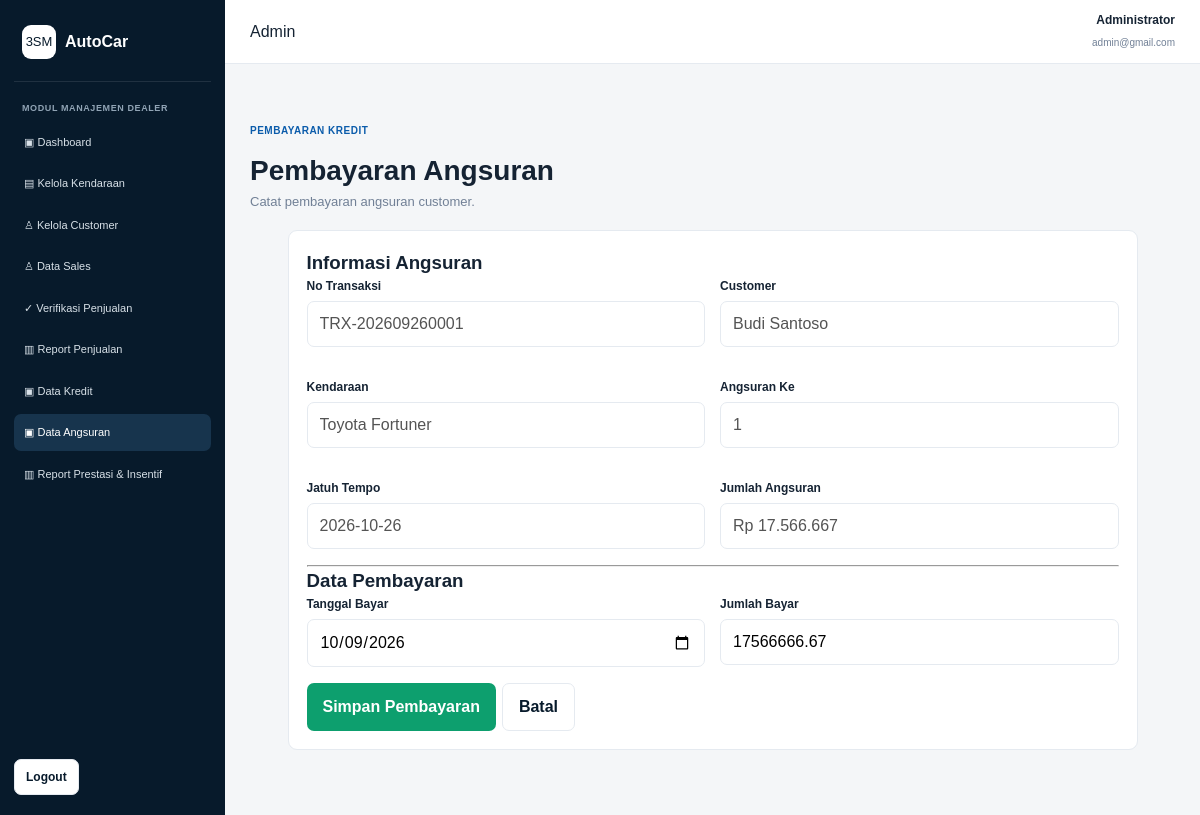
The page /admin/bayar_angsuran.php?id=1 (signed in) on the database its author committed.
### tables this page shows
CREATE TABLE angsuran (
    id_angsuran INT AUTO_INCREMENT PRIMARY KEY,
    id_kredit INT NOT NULL,
    angsuran_ke INT NOT NULL,
    jatuh_tempo DATE NOT NULL,
    jumlah_angsuran DECIMAL(15,2) NOT NULL DEFAULT 0,
    jumlah_bayar DECIMAL(15,2) NOT NULL DEFAULT 0,
    tanggal_bayar DATE DEFAULT NULL,
    status ENUM('Belum Bayar','Lunas') NOT NULL DEFAULT 'Belum Bayar',
    created_at TIMESTAMP DEFAULT CURRENT_TIMESTAMP,
    CONSTRAINT fk_angsuran_kredit
        FOREIGN KEY (id_kredit) REFERENCES kredit(id_kredit)
        ON UPDATE CASCADE ON DELETE CASCADE,
    UNIQUE KEY uq_angsuran_kredit_ke (id_kredit, angsuran_ke)
);

CREATE TABLE penjualan (
    id_penjualan INT AUTO_INCREMENT PRIMARY KEY,
    no_transaksi VARCHAR(50) NOT NULL UNIQUE,
    id_customer INT NOT NULL,
    id_sales INT NOT NULL,
    id_kendaraan INT NOT NULL,
    harga DECIMAL(15,2) NOT NULL DEFAULT 0,
    tanggal DATE NOT NULL,
    metode_pembayaran ENUM('Cash','Transfer','Kredit') NOT NULL,
    status ENUM('Menunggu Verifikasi','Selesai','Ditolak') NOT NULL DEFAULT 'Menunggu Verifikasi',
    dp DECIMAL(15,2) NOT NULL DEFAULT 0,
    tenor INT NOT NULL DEFAULT 0,
    bunga_tahunan DECIMAL(5,2) NOT NULL DEFAULT 0,
    pokok_pinjaman DECIMAL(15,2) NOT NULL DEFAULT 0,
    total_bunga DECIMAL(15,2) NOT NULL DEFAULT 0,
    total_kredit DECIMAL(15,2) NOT NULL DEFAULT 0,
    angsuran_per_bulan DECIMAL(15,2) NOT NULL DEFAULT 0,
    created_at TIMESTAMP DEFAULT CURRENT_TIMESTAMP,
    CONSTRAINT fk_penjualan_customer
        FOREIGN KEY (id_customer) REFERENCES customer(id_customer)
        ON UPDATE CASCADE ON DELETE RESTRICT,
    CONSTRAINT fk_penjualan_sales
        FOREIGN KEY (id_sales) REFERENCES sales(id_sales)
        ON UPDATE CASCADE ON DELETE RESTRICT,
    CONSTRAINT fk_penjualan_kendaraan
        FOREIGN KEY (id_kendaraan) REFERENCES kendaraan(id_kendaraan)
        ON UPDATE CASCADE ON DELETE RESTRICT
);

CREATE TABLE customer (
    id_customer INT AUTO_INCREMENT PRIMARY KEY,
    nama VARCHAR(100) NOT NULL,
    email VARCHAR(100) DEFAULT NULL,
    no_hp VARCHAR(20) DEFAULT NULL,
    alamat TEXT DEFAULT NULL,
    created_at TIMESTAMP DEFAULT CURRENT_TIMESTAMP
);

CREATE TABLE merek (
    id_merek INT AUTO_INCREMENT PRIMARY KEY,
    nama_merek VARCHAR(100) NOT NULL UNIQUE
);

CREATE TABLE tipe_kendaraan (
    id_tipe INT AUTO_INCREMENT PRIMARY KEY,
    nama_tipe VARCHAR(100) NOT NULL,
    id_merek INT DEFAULT NULL,
    CONSTRAINT fk_tipe_merek
        FOREIGN KEY (id_merek) REFERENCES merek(id_merek)
        ON UPDATE CASCADE ON DELETE SET NULL
);

### config/helpers.php (called while the page is built, shortened)
<?php
function e($value)
{
    return htmlspecialchars((string)$value, ENT_QUOTES, 'UTF-8');
}
function rupiah($angka)
{
    return "Rp " . number_format((float)$angka, 0, ',', '.');
}
?>

### admin/bayar_angsuran.php (the view, shortened to what this page needs)
<?php
include "../config/koneksi.php";
include "header.php";
$id_angsuran = isset($_GET['id'])
    ? (int)$_GET['id']
    : 0;
$query = mysqli_query($conn, "
    SELECT
        a.*,
        k.id_kredit,
        k.id_penjualan,
        k.status_kredit,
        p.no_transaksi,
        p.id_customer,
        c.nama AS customer,
        m.nama_merek,
        t.nama_tipe
    FROM angsuran a
    INNER JOIN kredit k
        ON a.id_kredit = k.id_kredit
    INNER JOIN penjualan p
        ON k.id_penjualan = p.id_penjualan
    INNER JOIN customer c
        ON p.id_customer = c.id_customer
    INNER JOIN kendaraan v
        ON p.id_kendaraan = v.id_kendaraan
    INNER JOIN merek m
        ON v.id_merek = m.id_merek
    INNER JOIN tipe_kendaraan t
        ON v.id_tipe = t.id_tipe
    WHERE a.id_angsuran = $id_angsuran
    LIMIT 1
");
$row = mysqli_fetch_assoc($query);
?>
<div class="page-head">
    <span class="eyebrow">
        PEMBAYARAN KREDIT
    </span>
    <h1>
        Pembayaran Angsuran
    </h1>
    <p>
        Catat pembayaran angsuran customer.
    </p>
</div>
<div class="card form-card">
    <h3>
        Informasi Angsuran
    </h3>
    <div class="form-grid">
        <div class="form-group">
            <label>No Transaksi</label>
            <input
                class="form-control"
                value="<?= e($row['no_transaksi']) ?>"
                disabled
            >
        </div>
        <div class="form-group">
            <label>Customer</label>
            <input
                class="form-control"
                value="<?= e($row['customer']) ?>"
                disabled
            >
        </div>
        <div class="form-group">
            <label>Kendaraan</label>
            <input
                class="form-control"
                value="<?= e($row['nama_merek'].' '.$row['nama_tipe']) ?>"
                disabled
            >
        </div>
        <div class="form-group">
            <label>Angsuran Ke</label>
            <input
                class="form-control"
                value="<?= e($row['angsuran_ke']) ?>"
                disabled
            >
        </div>
        <div class="form-group">
            <label>Jatuh Tempo</label>
            <input
                class="form-control"
                value="<?= e($row['jatuh_tempo']) ?>"
                disabled
            >
        </div>
        <div class="form-group">
            <label>Jumlah Angsuran</label>
            <input
                class="form-control"
                value="<?= rupiah($row['jumlah_angsuran']) ?>"
                disabled
            >
        </div>
    </div>
    <hr>
    <h3>
        Data Pembayaran
    </h3>
    <form method="post">
        <div class="form-grid">
            <div class="form-group">
                <label>Tanggal Bayar</label>
                <input
                    class="form-control"
                    type="date"
                    name="tanggal_bayar"
                    value="<?= date('Y-m-d') ?>"
                    required
                >
            </div>
            <div class="form-group">
                <label>Jumlah Bayar</label>
                <input
                    class="form-control"
                    type="number"
                    name="jumlah_bayar"
                    value="<?= (float)$row['jumlah_angsuran'] ?>"
                    min="<?= (float)$row['jumlah_angsuran'] ?>"
                    step="0.01"
                    required
                >
            </div>
        </div>
        <div class="action-group">
            <button
                class="btn btn-success"
                type="submit"
            >
                Simpan Pembayaran
            </button>
            <a
                class="btn btn-secondary"
                href="angsuran.php"
            >
                Batal
            </a>
        </div>
    </form>
</div>
<?php include "footer.php"; ?>

### assets/css/style.css (style rules this page uses)
* { margin: 0; padding: 0; box-sizing: border-box; }
:root { --navy: #071a2b; --navy-2: #0d2a42; --blue: #0b5cab; --blue-light: #eaf3fb; --text: #152333; --muted: #718096; --border: #e5eaf0; --bg: #f4f6f8; --white: #ffffff; --green: #0d9f6e; --yellow: #d98a00; --red: #c93636; }
body { font-family: Arial, Helvetica, sans-serif; background: var(--bg); color: var(--text); line-height: 1.5; }
a { color: inherit; text-decoration: none; }
button, input, select, textarea { font: inherit; }
button { cursor: pointer; }
.btn { border: 0; border-radius: 7px; padding: 11px 16px; display: inline-flex; align-items: center; justify-content: center; gap: 8px; font-weight: 700; transition: .2s; }
.btn-secondary { background: white; color: var(--navy); border: 1px solid var(--border); }
.btn-success { background: var(--green); color: white; }
.eyebrow { display: inline-block; color: var(--blue); font-size: 10px; font-weight: 800; letter-spacing: .5px; margin-bottom: 12px; }
.stat-card, .card { background: white; border: 1px solid var(--border); border-radius: 9px; padding: 18px; }
.page-head { padding: 28px 0 18px; }
.page-head h1 { font-size: 28px; }
.page-head p { color: var(--muted); font-size: 13px; }
.form-control { width: 100%; border: 1px solid var(--border); border-radius: 7px; padding: 10px 12px; background: white; outline: none; }
.form-group { margin-bottom: 16px; }
.form-group label { display: block; font-size: 12px; font-weight: 800; margin-bottom: 6px; }
.action-group { display: flex; flex-wrap: wrap; gap: 6px; }
.form-card { max-width: 850px; margin: 0 auto 40px; }
.form-grid { display: grid; grid-template-columns: repeat(2, 1fr); gap: 15px; }

### rows shown on the page
angsuran: no_transaksi "TRX-202609260001", nama "Budi Santoso", nama_tipe "Toyota Fortuner", angsuran_ke "1", jatuh_tempo "2026-10-26", jumlah_angsuran "Rp 17.566.667", jumlah_bayar "17566666.67"

### other values the page prints
$_SESSION['nama'] "Administrator"
$_SESSION['email'] "admin@gmail.com"
